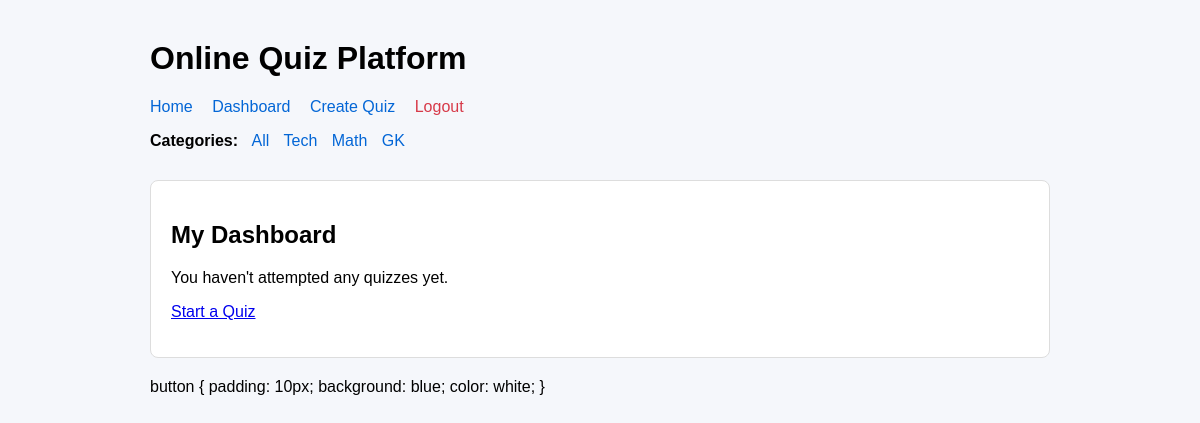
/dashboard/ (signed in), run on an earlier commit of the app's database.
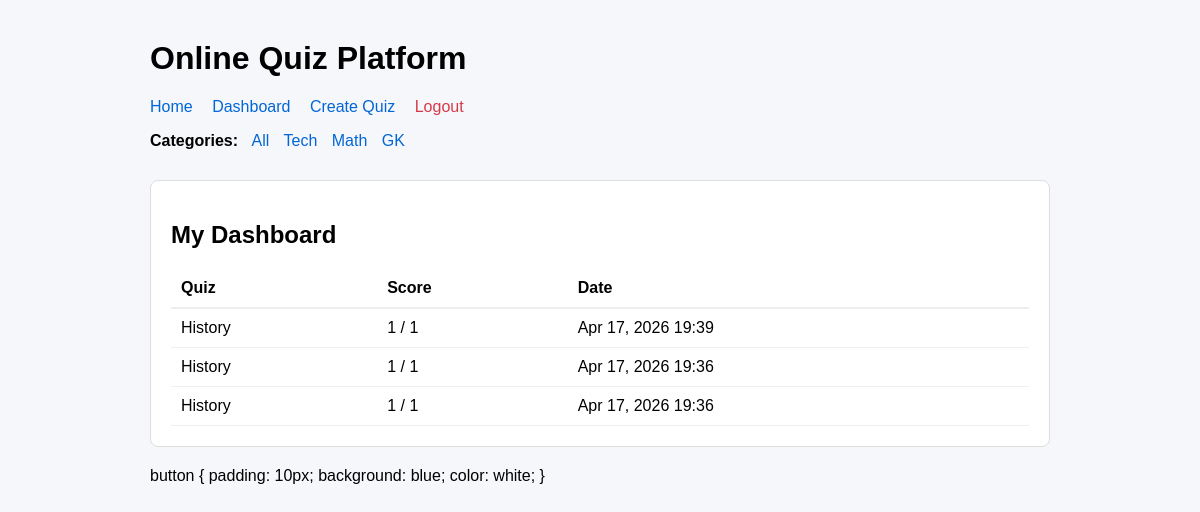
And on a later commit of the database.
### quiz/models.py (models this page shows, shortened)
class UserAttempt(models.Model):
    user = models.ForeignKey(User, on_delete=models.CASCADE)
    quiz = models.ForeignKey(Quiz, on_delete=models.CASCADE)
    score = models.IntegerField()
    total = models.IntegerField()
    created_at = models.DateTimeField(auto_now_add=True)

class Quiz(models.Model):
    CATEGORY_CHOICES = [
        ('tech', 'Technology'),
        ('math', 'Mathematics'),
        ('gk', 'General Knowledge'),
    ]
    DIFFICULTY_CHOICES = [
        ('easy', 'Easy'),
        ('medium', 'Medium'),
        ('hard', 'Hard'),
    ]
    title = models.CharField(max_length=200)
    description = models.TextField(blank=True)
    category = models.CharField(max_length=50, choices=CATEGORY_CHOICES, default='tech')
    difficulty = models.CharField(max_length=50, choices=DIFFICULTY_CHOICES, default='easy')
    created_by = models.ForeignKey(User, on_delete=models.CASCADE)
    created_at = models.DateTimeField(auto_now_add=True)

### quiz/views.py (the view)
# urls.py: path('dashboard/', views.dashboard, name='dashboard'),
@login_required(login_url='login')
def dashboard(request):
    attempts = UserAttempt.objects.filter(user=request.user).order_by('-created_at')
    return render(request, 'dashboard.html', {'attempts': attempts})

### quiz/templates/dashboard.html
{% extends 'base.html' %}
{% block content %}
    <div class="card">
        <h2>My Dashboard</h2>
        {% if attempts %}
            <table style="width: 100%; border-collapse: collapse; margin-top: 15px;">
                <thead>
                    <tr style="border-bottom: 2px solid #eee;">
                        <th style="padding: 10px; text-align: left;">Quiz</th>
                        <th style="padding: 10px; text-align: left;">Score</th>
                        <th style="padding: 10px; text-align: left;">Date</th>
                    </tr>
                </thead>
                <tbody>
                    {% for attempt in attempts %}
                    <tr style="border-bottom: 1px solid #eee;">
                        <td style="padding: 10px;">{{ attempt.quiz.title }}</td>
                        <td style="padding: 10px;">{{ attempt.score }} / {{ attempt.total }}</td>
                        <td style="padding: 10px;">{{ attempt.created_at|date:"M d, Y H:i" }}</td>
                    </tr>
                    {% endfor %}
                </tbody>
            </table>
        {% else %}
            <p>You haven't attempted any quizzes yet.</p>
            <p><a href="{% url 'home' %}" class="btn">Start a Quiz</a></p>
        {% endif %}
    </div>
{% endblock %}

What changed in the data, as far as the page shows it:
added UserAttempt: quiz "History", score "1", total "1", created_at "Apr 17, 2026 19:39"
added UserAttempt: quiz "History", score "1", total "1", created_at "Apr 17, 2026 19:36"
added UserAttempt: quiz "History", score "1", total "1", created_at "Apr 17, 2026 19:36"
Also different on the page:
text no longer shown: "You haven't attempted any quizzes yet. Start a Quiz"
text now shown: "Quiz Score Date"
